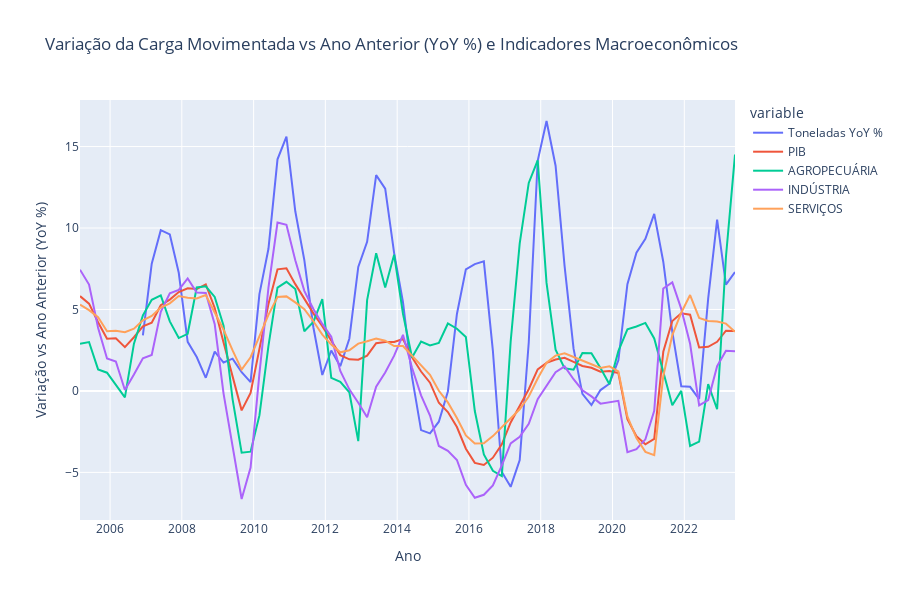
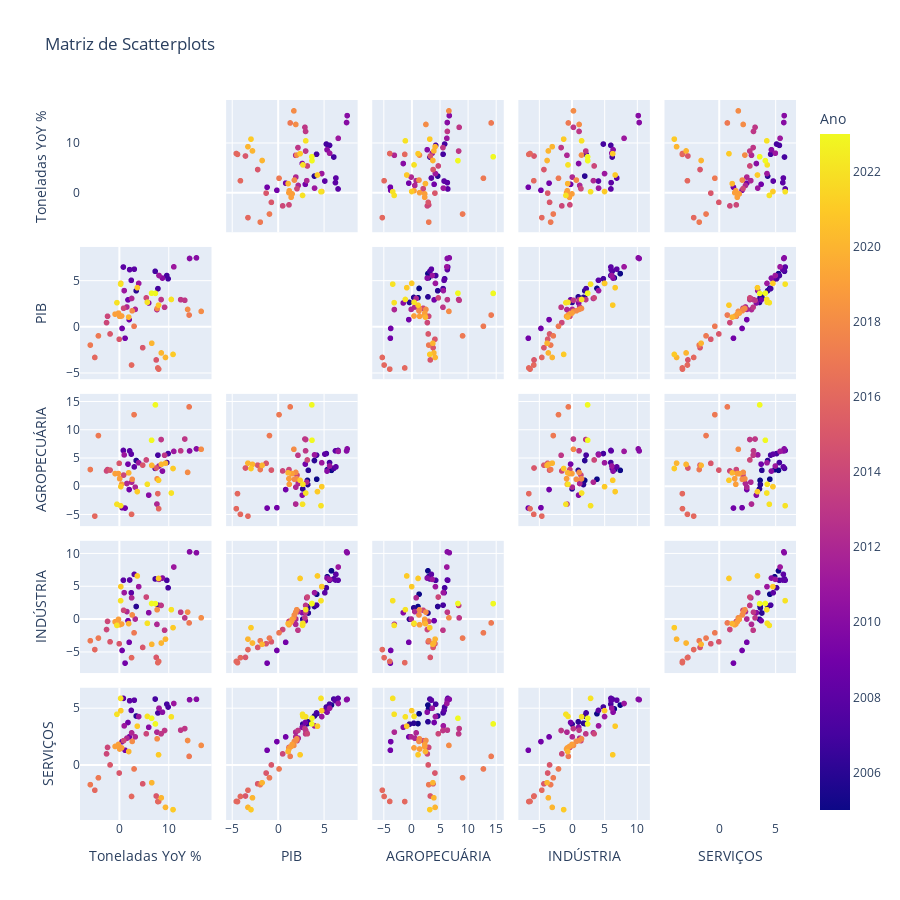

The notebook cell these images were saved under, in order:
### Code cell
# Visão do ano fechado
fig = px.line(grpMovTri, x='Data', y=['Toneladas YoY %', 'PIB', 'AGROPECUÁRIA', 'INDÚSTRIA', 'SERVIÇOS'], 
             title='Variação da Carga Movimentada vs Ano Anterior (YoY %) e Indicadores Macroeconômicos')
fig.update_layout(
    xaxis_title='Ano',
    yaxis_title='Variação vs Ano Anterior (YoY %)',
    width=900,
    height=600)
fig.show()

# Matriz de correlação
matriz_corr = grpMovTri[['Toneladas YoY %', 'PIB', 'AGROPECUÁRIA', 'INDÚSTRIA', 'SERVIÇOS']].corr()
display(matriz_corr)

# Plotando a matriz de correlação
plt.figure(figsize=(10, 10))
sns.heatmap(matriz_corr, annot=True, fmt=".2f", cmap="coolwarm", cbar=True)
plt.title('Matriz de Correlação', fontsize=12)
plt.show()

fig = px.scatter_matrix(grpMovTri, dimensions=grpMovTri[['Toneladas YoY %', 'PIB', 'AGROPECUÁRIA', 'INDÚSTRIA', 'SERVIÇOS']],
                        color=grpMovTri['Data'].dt.year,# hover_name='Toneladas'
                        title="Matriz de Scatterplots")
fig.update_traces(diagonal_visible=False)  # Ocultar os gráficos na diagonal, se desejado
fig.update_layout(
    coloraxis_colorbar=dict(title="Ano"),
    height=900, width=900)   # Ajustar o tamanho do layout
fig.show()
